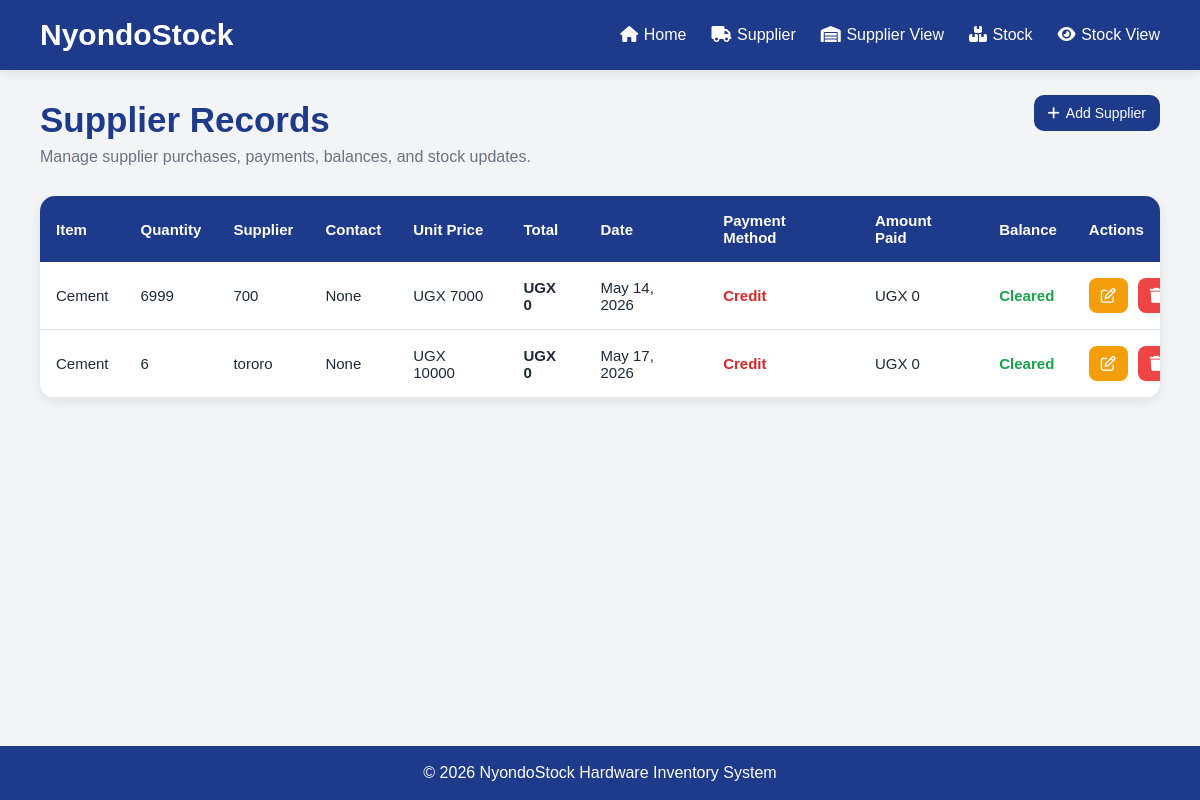
The page /supplier_view/ on the database as committed earlier.
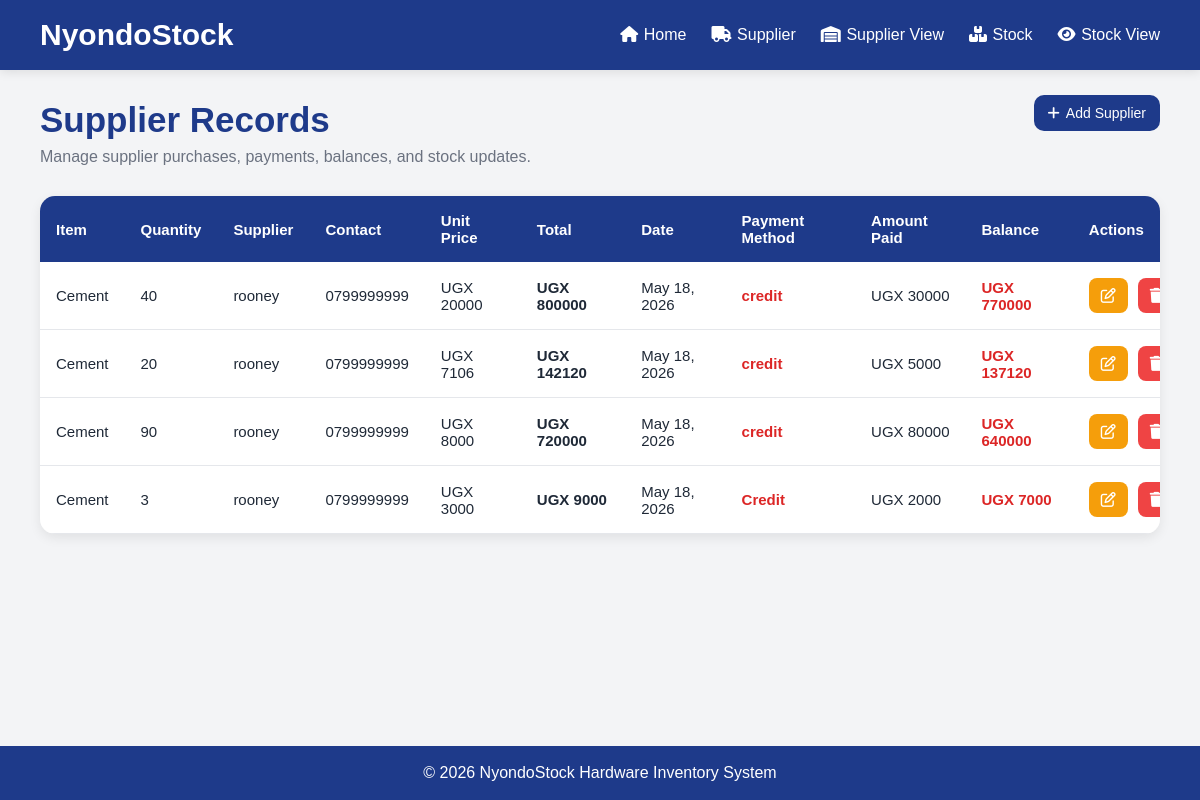
The same page on the database as committed later.
### mugeniapp/models.py (models this page shows, shortened)
class Supplier(models.Model):
    stock = models.ForeignKey(Stock, on_delete=models.CASCADE)
    supplier_name = models.CharField(max_length=100)
    supplier_contact = models.CharField(
    max_length=20,
    null=True,
    blank=True
)
    quantity = models.PositiveIntegerField(default=0)
    cost_price = models.PositiveIntegerField(default=0)
    total_cost = models.PositiveIntegerField(default=0 , blank=True, null=True)
    date = models.DateField()
    method_of_payment = models.CharField(max_length=50, default="Credit")
    amount_paid = models.IntegerField(default=0)
    balance = models.IntegerField(default=0, blank=True, null=True)

class Stock(models.Model):
    name = models.CharField(max_length=100)
    category = models.CharField(max_length=100)
    quantity = models.PositiveIntegerField(default=0)
    cost_price = models.PositiveIntegerField(default=0)
    selling_price = models.PositiveIntegerField(default=0)
    date = models.DateField()
    specifications = models.CharField(max_length=100, null=True)

### mugeniapp/views.py (the view)
# urls.py: path('supplier_view/',views.supplier_view, name='supplier_view'),
def supplier_view(request):
    supplies = Supplier.objects.all()
    return render(request, 'supplier_view.html', {'supplies': supplies})

### mugeniapp/templates/supplier_view.html (shortened to what this page needs)
<!DOCTYPE html>
<html lang="en">
<head>
</head>
<body>
    <nav>
        <div class="logo">NyondoStock</div>
        <ul>
            <li><a href="{% url 'index' %}"><i class="fa-solid fa-house"></i>Home</a></li>
            <li><a href="{% url 'supplier' %}"><i class="fa-solid fa-truck"></i>Supplier</a></li>
            <li><a href="{% url 'supplier_view' %}"><i class="fa-solid fa-warehouse"></i>Supplier View</a></li>
            <li><a href="{% url 'stock' %}"><i class="fa-solid fa-boxes-stacked"></i>Stock</a></li>
            <li><a href="{% url 'add' %}"><i class="fa-solid fa-eye"></i>Stock View</a></li>
        </ul>
    </nav>
    <div class="page-header">
        <a href="{% url 'supplier' %}" class="top-add-btn">
            <i class="fa-solid fa-plus"></i> Add Supplier
        </a>
        <h1>Supplier Records</h1>
        <p>
            Manage supplier purchases, payments, balances, and stock updates.
        </p>
    </div>
    <div class="table-section">
        <div class="table-container">
            <table>
                <thead>
                    <tr>
                        <th>Item</th>
                        <th>Quantity</th>
                        <th>Supplier</th>
                        <th>Contact</th>
                        <th>Unit Price</th>
                        <th>Total</th>
                        <th>Date</th>
                        <th>Payment Method</th>
                        <th>Amount Paid</th>
                        <th>Balance</th>
                        <th>Actions</th>
                    </tr>
                </thead>
                <tbody>
                    {% for supply in supplies %}
                    <tr>
                        <td>{{ supply.stock.name }}</td>
                        <td>{{ supply.quantity }}</td>
                        <td>{{ supply.supplier_name }}</td>
                        <td>{{ supply.supplier_contact }}</td>
                        <td>UGX {{ supply.cost_price }}</td>
                        <td><strong>UGX {{ supply.total_cost }}</strong></td>
                        <td>{{ supply.date }}</td>
                        <td>
                            {% if supply.method_of_payment == "Cash" %}
                                <span class="cash">{{ supply.method_of_payment }}</span>
                            {% else %}
                                <span class="credit">{{ supply.method_of_payment }}</span>
                            {% endif %}
                        </td>
                        <td>UGX {{ supply.amount_paid }}</td>
                        <td>
                            {% if supply.balance > 0 %}
                                <span class="credit">UGX {{ supply.balance }}</span>
                            {% else %}
                                <span class="cash">Cleared</span>
                            {% endif %}
                        </td>
                        <td>
                            <div class="actions">
                                <a href="{% url 'edit_supplier' supply.id %}" class="btn edit-btn">
                                    <i class="fa-regular fa-pen-to-square"></i>
                                </a>
                                <a href="{% url 'delete_supplier' supply.id %}" class="btn delete-btn">
                                    <i class="fa-solid fa-trash"></i>
                                </a>
                            </div>
                        </td>
                    </tr>
                    {% endfor %}
                </tbody>
            </table>
        </div>
    </div>
    <footer>
        &copy; 2026 NyondoStock Hardware Inventory System
    </footer>
</body>
</html>

Rows that differ between the two databases and show on the page:
removed Supplier: stock.name "Cement", quantity "6999", supplier_name "700", supplier_contact "None", cost_price "7000", total_cost "0", date "May 14, 2026", method_of_payment "Credit", amount_paid "0", balance "Cleared"
removed Supplier: stock.name "Cement", quantity "6", supplier_name "tororo", supplier_contact "None", cost_price "10000", total_cost "0", date "May 17, 2026", method_of_payment "Credit", amount_paid "0", balance "Cleared"
added Supplier: stock.name "Cement", quantity "40", supplier_name "rooney", supplier_contact "0799999999", cost_price "20000", total_cost "800000", date "May 18, 2026", method_of_payment "credit", amount_paid "30000", balance "770000"
added Supplier: stock.name "Cement", quantity "20", supplier_name "rooney", supplier_contact "0799999999", cost_price "7106", total_cost "142120", date "May 18, 2026", method_of_payment "credit", amount_paid "5000", balance "137120"
added Supplier: stock.name "Cement", quantity "90", supplier_name "rooney", supplier_contact "0799999999", cost_price "8000", total_cost "720000", date "May 18, 2026", method_of_payment "credit", amount_paid "80000", balance "640000"
added Supplier: stock.name "Cement", quantity "3", supplier_name "rooney", supplier_contact "0799999999", cost_price "3000", total_cost "9000", date "May 18, 2026", method_of_payment "Credit", amount_paid "2000", balance "7000"
